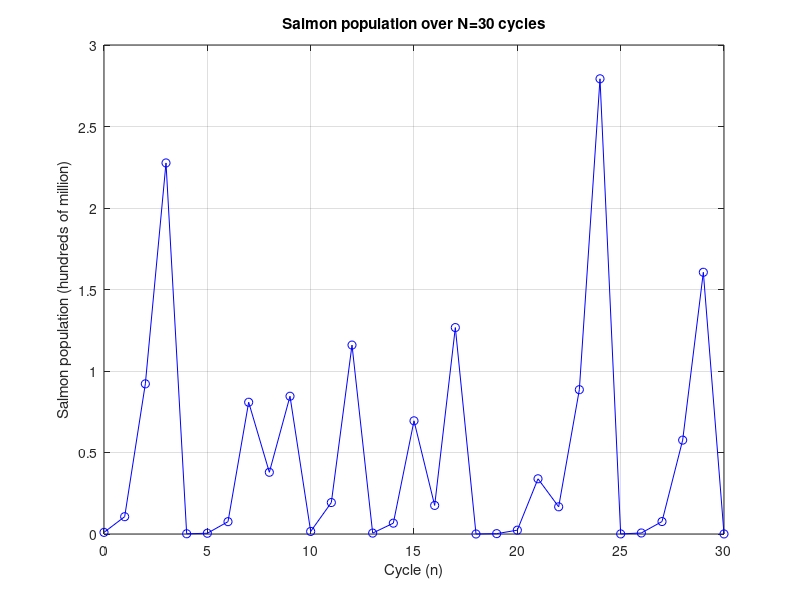
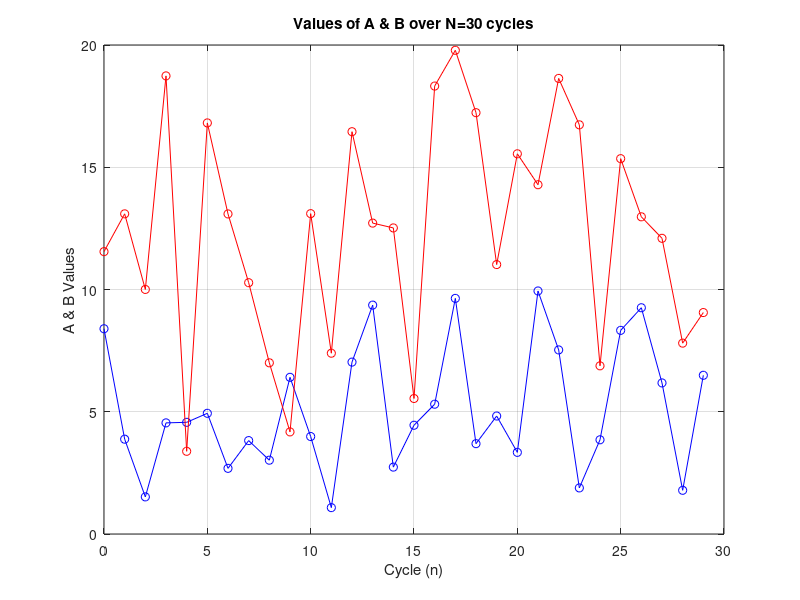

MATLAB code to generate these figures, in order:
clear; clc; close all;

% We introduce some randomness into our parameters alpha, beta, and gamma to model the variability of external factors such as 

% Our permissable range is defined as follows
% a) 1 < alpha * (t_e - t_0) < 10 - Represent proportion of salmon larvae which reach adulthood in a given cycle 
% b) 3 < beta * gamma < 20        - Represent product of reproduction and youth survival rate of surviving larvae


% We will randomly generate a value in each given range for A and B.
% The randomness of the parameters will mimic the natural randomness in the quality of conditions of the given environment
% We use a normal distribution to generate our random numbers between cycles
% TODO: Should we use a uniform distribution?

% We will 

% A
% - low A value may represent an environmental factor which negatively affects the survival rate of smolts (young adults)  
%   prior to reaching full maturity. 
%   Examples may increased more pollution (man made infrastructure related), or the underrepresentation of a predatory 
%   species in the environment.

% - high A value may represent an environmental factor which positively affects the reproduction rate of adult salmon + survival 
%   rate of larvae between cycles. Examples may include less pollution, or the overfishing of a predatory species.

% B
% - low B value may represent an environmental factor which negatively affects the reproduction rate of adult salmon + survival 
%   rate of larvae between cycles. Examples may increased less pollution, or the overrepresentation of a predatory species in 
%   the environment.
% - high B value may represent an environmental factor which positively affects the reproduction rate of adult salmon + survival 
%   rate of larvae between cycles. Examples may include less pollution, or the overfishing of a predatory species.

% -----------------------------------------------------------------------------------------------------------------------

% Model:
% x(n+1) = gamma * beta * x(n) * exp(-alpha * x(n) * (t_e - t_0));
% x(n+1) = B * x(n) * exp( x(n) * A);

% Simulation over N cycles with randomly selected parameters

% Initial salmon population of 1 hundred million
x_0 = 0.01;

% N - number of cycles
N = 30;

% Result array - initially all 0
% Set result of cycle n at x(n)
x = zeros(N, 1);
A = zeros(N, 1);
B = zeros(N, 1);

x(1) = x_0;

for n=1: N
    % Generate random A and B values from permissible ranges
    % a) 1 < A < 10 
    % b) 3 < B < 20
    
    a_lower = 1;    % lower bound of A
    a_upper = 10;   % upper bound of A
    A(n) = a_lower + (a_upper - a_lower) * rand();

    b_lower = 3;    % lower bound of B
    b_upper = 20;   % upper bound of B
    B(n) = b_lower + (b_upper - b_lower) * rand();

    x(n+1) = B(n) * x(n) * exp(x(n) * -A(n));
end

% Plot all x_n for range 1:N
figure;
plot(0: N, x, 'bo-');
xlabel("Cycle (n)");
ylabel("Salmon population (hundreds of million)");
grid("on");
title(sprintf("Salmon population over N=%d cycles", N));

figure;
plot(0: N-1, A, 'bo-');
hold on;
plot(0: N-1, B, 'ro-');
hold off;

xlabel("Cycle (n)");
ylabel("A & B Values");
grid("on");
title(sprintf("Values of A & B over N=%d cycles", N));







